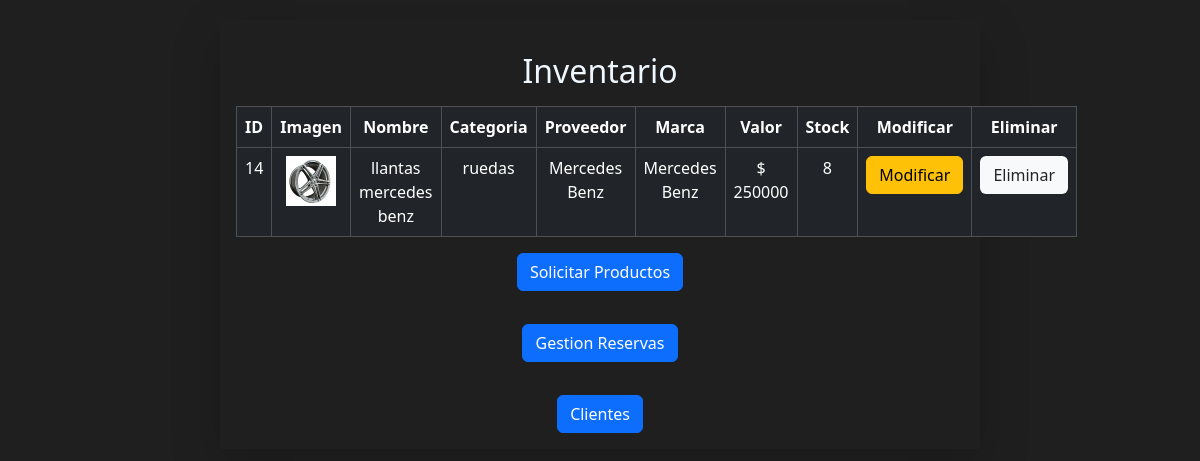
The app's page /inventario, older data.
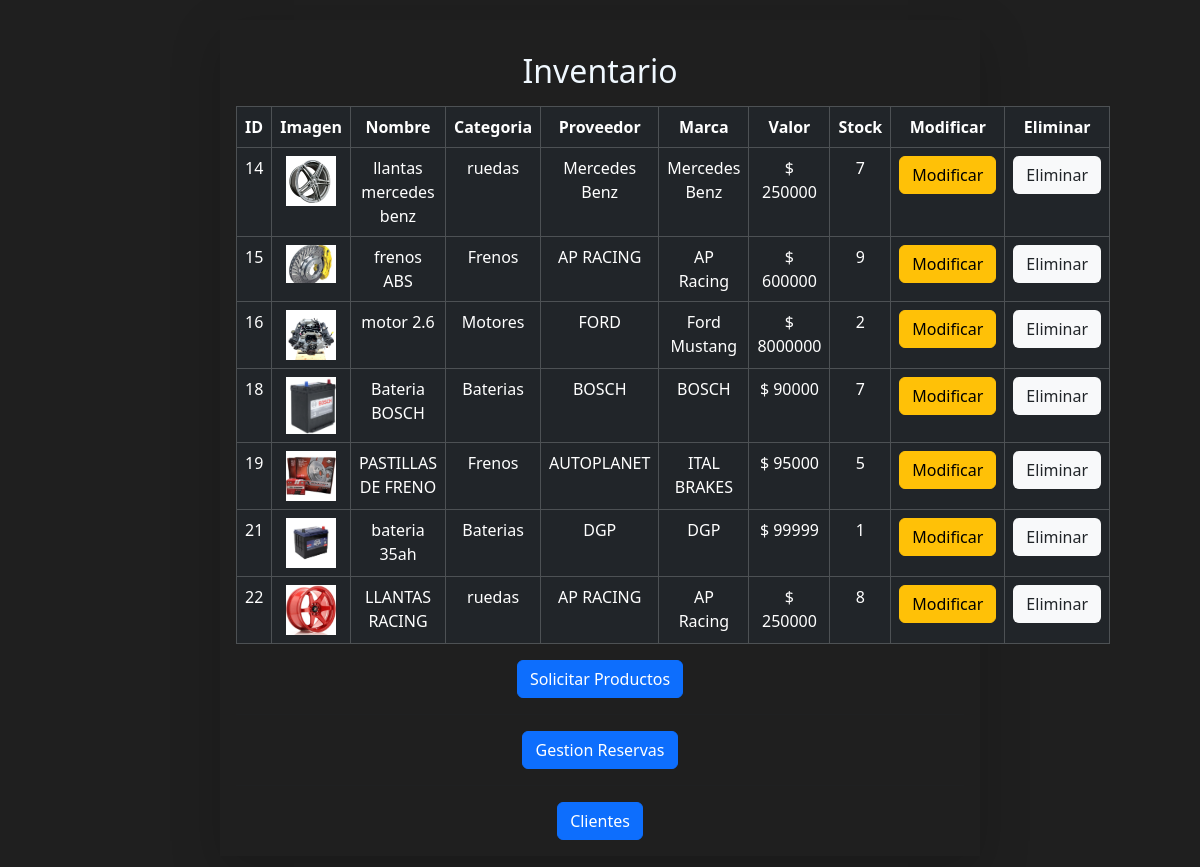
The same page, newer data.
### tallerApp/models.py (models this page shows, shortened)
class Producto(models.Model):
    id_producto = models.AutoField(primary_key=True)
    nom_producto = models.CharField(max_length=200,blank=False,null=False)
    categoria = models.ForeignKey('Categoria', on_delete=models.CASCADE, db_column='idCategoria')
    marca = models.CharField(max_length=100,null=False)
    valor = models.IntegerField()
    stock = models.IntegerField(null=False, blank=True)
    imagen = models.ImageField(upload_to='products/', blank=True, null=True)
    proveedor = models.CharField(max_length=100,blank=False,null=False)

class Categoria(models.Model):
    id_categoria = models.AutoField(db_column='idCategoria',primary_key=True)
    nombre_c = models.CharField(max_length=50,blank=False,null=False)
    def __str__(self):
        return str(self.nombre_c)

### tallerApp/views.py (the view)
# urls.py: path('inventario', views.inventario, name='inventario'),
def inventario(request):
    productos = Producto.objects.all()
    context= {
        "productos":productos,
    }
    return render(request, "pages/inventario.html", context)

### tallerApp/templates/pages/inventario.html (shortened to what this page needs)
<!DOCTYPE html>
<html lang="en">
  <head>
    {% load static %}
    <link rel="stylesheet" href="{% static 'css/page.css' %}" />
    <link rel="stylesheet" href="{% static 'css/bootstrap.min.css' %}" />
  </head>
  <body>
    <main>
      <div class="container">
        <div class="row">
          <div class="col-md-8 shadow-lg mx-auto text-center p-3">
            <h2 class="my-3" style="color: aliceblue">Inventario</h2>
            <table class="table table-dark table-hover table-bordered">
              <thead>
                <th>ID</th>
                <th>Imagen</th>
                <th>Nombre</th>
                <th>Categoria</th>
                <th>Proveedor</th>
                <th>Marca</th>
                <th>Valor</th>
                <th>Stock</th>
                <th>Modificar</th>
                <th>Eliminar</th>
              </thead>
              <tbody>
                {% if productos %} {% for tmp in productos %}
                <tr>
                  <td>{{tmp.id_producto}}</td>
                  <td>
                    <img
                      src="{{tmp.imagen.url}}"
                      alt="Imagen"
                      style="width: 50px"
                    />
                  </td>
                  <td>{{tmp.nom_producto}}</td>
                  <td>{{tmp.categoria}}</td>
                  <td>{{tmp.proveedor}}</td>
                  <td>{{tmp.marca}}</td>
                  <td>$ {{tmp.valor}}</td>
                  <td>{{tmp.stock}}</td>
                  <td>
                    <a href="{% url 'prod_findEdit' pk=tmp.id_producto %}"
                      ><button class="btn btn-warning">Modificar</button></a
                    >
                  </td>
                  <td>
                    <a href="{% url 'prod_del' pk=tmp.id_producto %}"
                      ><button class="btn btn-class danger bg-light">
                        Eliminar
                      </button></a
                    >
                  </td>
                </tr>
                {% endfor %} {% endif %}
              </tbody>
            </table>
            <div>
              <a href="{% url 'prod_add' %}"
                ><button class="btn btn-primary">Solicitar Productos</button></a
              >
            </div>
            <hr />
            <div>
              <a href="{% url 'reservas_emp' %}"
                ><button class="btn btn-primary">Gestion Reservas</button></a
              >
            </div>
            <hr />
            <div>
              <a href="{% url 'clientes' %}"
                ><button class="btn btn-primary">Clientes</button></a
              >
            </div>
          </div>
        </div>
      </div>
    </main>
  </body>
</html>

Row changes from the older to the newer data that the page shows:
changed Producto "llantas mercedes benz": stock "8" → "7"
added Producto: id_producto "15", imagen (picture), nom_producto "frenos ABS", categoria "Frenos", proveedor "AP RACING", marca "AP Racing", valor "600000", stock "9"
added Producto: id_producto "16", imagen (picture), nom_producto "motor 2.6", categoria "Motores", proveedor "FORD", marca "Ford Mustang", valor "8000000", stock "2"
added Producto: id_producto "18", imagen (picture), nom_producto "Bateria BOSCH", categoria "Baterias", proveedor "BOSCH", marca "BOSCH", valor "90000", stock "7"
added Producto: id_producto "19", imagen (picture), nom_producto "PASTILLAS DE FRENO", categoria "Frenos", proveedor "AUTOPLANET", marca "ITAL BRAKES", valor "95000", stock "5"
added Producto: id_producto "21", imagen (picture), nom_producto "bateria 35ah", categoria "Baterias", proveedor "DGP", marca "DGP", valor "99999", stock "1"
added Producto: id_producto "22", imagen (picture), nom_producto "LLANTAS RACING", categoria "ruedas", proveedor "AP RACING", marca "AP Racing", valor "250000", stock "8"
